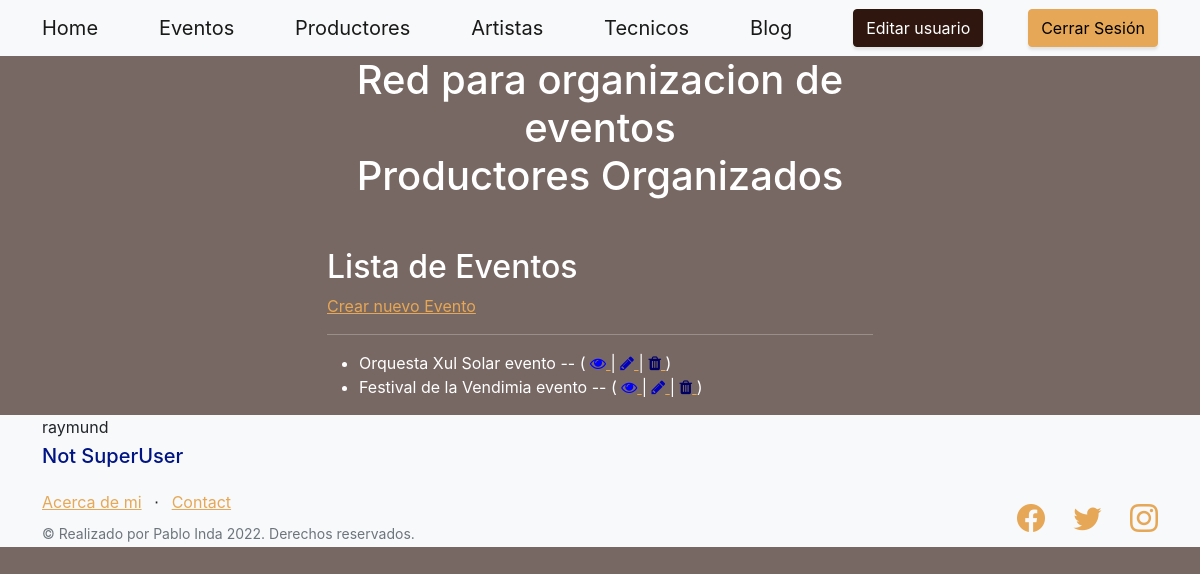
/evento/evento (signed in), run on the app's committed database.
### evento/models.py (models this page shows)
class Evento(models.Model):
    name = models.CharField(max_length=40)
    due_date = models.DateField()
    code = models.IntegerField()
    description = models.TextField(blank = True, null=True)
    def __str__(self):
        return f'{self.name} evento --'

### evento/views.py (the view)
# urls.py: path('evento', views.EventoListView.as_view(), name='evento-list'),
class EventoListView(ListView):
    model = Evento
    template_name = "evento/evento_list.html"

### evento/templates/evento/evento_list.html
{% extends "home/index.html" %}
{% load static %}
{% block entregafinal_content %}
<h2>Lista de Eventos</h2>
{% if user.is_authenticated %}
<a class="card_custom" href="{% url 'evento:evento-add' %}">Crear nuevo Evento</a>
{% endif %}
<hr></hr>
<ul>
    {% for evento in evento_list %}
    <li>
        {{evento}}
        (
            <a href="{% url 'evento:evento-detail' evento.id %}">
                <i class="fa fa-eye" style="color: rgb(0, 0, 255);"> </i>
            </a>
        {% if user.is_authenticated %}
        |
        <a href="{% url 'evento:evento-update' evento.id %}">
            <i class="fa fa-pencil" style="color: rgb(0, 0, 190);"> </i>
        </a>
        |
        <a href="{% url 'evento:evento-delete' evento.id %}">
            <i class="fa fa-trash" style="color: rgb(0, 0, 100);"> </i>
        </a>
        {% endif %}
        )
    </li>
    {% endfor %}
</ul>
{% endblock %}

### home/templates/home/index.html (shortened to what this page needs)
<!DOCTYPE html>
<html lang="en">
    <head>
        {% load static %}
        <link href="https://cdn.jsdelivr.net/npm/bootstrap-icons@1.5.0/font/bootstrap-icons.css" rel="stylesheet" type="text/css" />
        <link href="{% static 'home/css/styles.css' %}" rel="stylesheet" />
        <link rel="stylesheet" href="https://cdnjs.cloudflare.com/ajax/libs/font-awesome/4.7.0/css/font-awesome.min.css">
    </head>
    <body>
        <nav class="navbar navbar-light bg-light static-top">
            <div class="container">
                <a class="navbar-brand" href="{% url 'home:main' %}">Home</a>
                <a class="navbar-brand" href="{% url 'evento:evento-list' %}">Eventos</a>
                {% if user.is_authenticated %}
                <a class="navbar-brand" href="{% url 'productor:productor-list' %}">Productores</a>
                <a class="navbar-brand" href="{% url 'artista:artista-list' %}">Artistas</a>
                <a class="navbar-brand" href="{% url 'tecnico:tecnico-list' %}">Tecnicos</a>
                <a class="navbar-brand" href="{% url 'blog:blog-list' %}">Blog</a>
                <a class="btn btn-secondary" href="{% url 'user:user-update' %}">Editar usuario</a>
                <a class="btn btn-primary" href="{% url 'user:user-logout' %}">Cerrar Sesión</a>
                {% else %}
                <a class="btn btn-primary" href="{% url 'user:user-login' %}">Iniciar Sesión</a>
                {% endif %}
            </div>
        </nav>
        <header class="masthead">
            <div class="container position-relative">
                <div class="row justify-content-center">
                    <div class="col-xl-6">
                        <div class="text-center text-white">
                            <h1 class="mb-5">Red para organizacion de eventos <br> Productores Organizados</h1>
                            <div class="text-lg-start text-white">
                                {% block entregafinal_content %}
                                {% endblock %}
                            </div>
                        </div>
                    </div>
                </div>
            </div>
        </header>
        <footer class="footer bg-light">
            <div class="container">
                {{request.user.username}}
                {% if user.is_superuser %}
                    <h5><p style="color: rgb(0, 20, 131)" >SuperUser</p></h5>
                {% else %}
                    <h5><p style="color: rgb(0, 20, 131)" >Not SuperUser</p></h5>
                {%endif%}
            </div>
            <div class="container">
                <div class="row">
                    <div class="col-lg-6 h-100 text-center text-lg-start my-auto">
                        <ul class="list-inline mb-2">
                            <li class="list-inline-item"><a href="{% url 'home:about' %}">Acerca de mi</a></li>
                            <li class="list-inline-item">⋅</li>
                            <li class="list-inline-item"><a href="mailto:redscare.ar@gmail.com">Contact</a></li>
                        </ul>
                        <p class="text-muted small mb-4 mb-lg-0">&copy; Realizado por Pablo Inda 2022. Derechos reservados.</p>
                    </div>
                    <div class="col-lg-6 h-100 text-center text-lg-end my-auto">
                        <ul class="list-inline mb-0">
                            <li class="list-inline-item me-4">
                                <a href="https://www.facebook.com/pablo.inda/"><i class="bi-facebook fs-3"></i></a>
                            </li>
                            <li class="list-inline-item me-4">
                                <a href="https://twitter.com/Redscare_ar"><i class="bi-twitter fs-3"></i></a>
                            </li>
                            <li class="list-inline-item">
                                <a href="https://www.instagram.com/poli.redscare/"><i class="bi-instagram fs-3"></i></a>
                            </li>
                        </ul>
                    </div>
                </div>
            </div>
        </footer>
    </body>
</html>

### data on the page
Evento: name "Orquesta Xul Solar evento --"
Evento: name "Festival de la Vendimia evento --"

### other printed values
{{ request.user.username }} "raymund"
